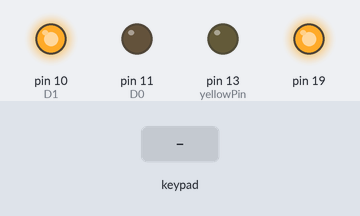
Bench run of a sketch on a simulated Arduino Uno, built with avr-gcc and run on an emulated ATmega328P. Shown: output pins drawn as LEDs (lit = HIGH). Inputs (shaded band) come from the test bench. What the sketch prints to the serial monitor is not drawn.

Above: at 1.5 s.
1.6 s: key '*' pressed
At 3.3 s:
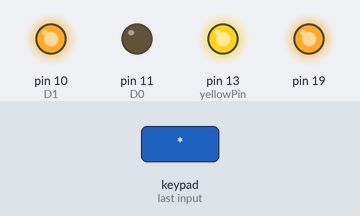
3.6 s: keypad keys 1 2 3 3 # pressed 1.016 s apart
At 8.4 s:
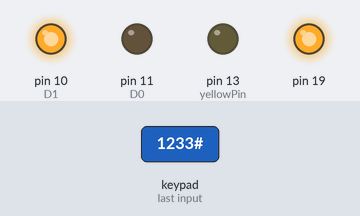
10.9 s: keypad keys 1 2 3 3 pressed 1.016 s apart
At 15.2 s:
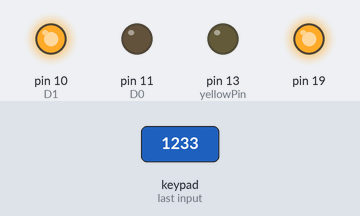
18.2 s: key '#' pressed
At 19.4 s:
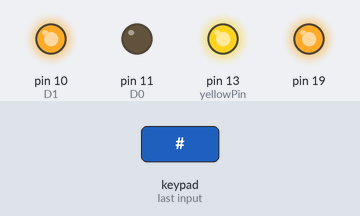
20.3 s: keypad keys 1 2 3 3 D pressed 1.016 s apart
At 24.9 s:
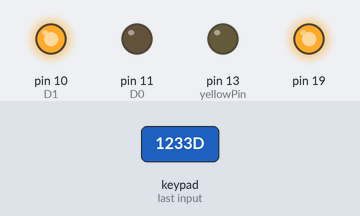
Timing chart, 0 to 26.4 s (numbered marks = the images above; inputs shaded):
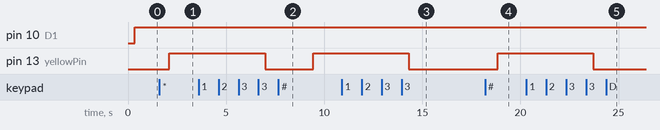

The sketch:

ComunicSerial_senha.ino
```cpp
//teste

#include <Wire.h>
#include <EEPROM.h>
#include <Keypad.h>


int count = 0;
int recebe = 0;
char pass [4] = {'1', '2', '3', '3'}; // senha padrão, você pode muito bem atera-lá
char comparador1[4], comparador2[4];
int D0 = 11;  // Tranca
int D1 = 10;
int Botao = 0;
int estadoBotao = 0;
const int yellowPin = 13;
const int redPin = 11;
const int duration = 350;
const byte ROWS = 4; //Quatro linhas
const byte COLS = 4; //Três colunas
char keys[ROWS][COLS] = {
  {'1', '2', '3', 'A'},
  {'4', '5', '6', 'B'},
  {'7', '8', '9', 'C'},
  {'*', '0', '#', 'D'}
};// deinição do layout do teclado
byte rowPins[ROWS] = {
  5, 4, 3, 2
}; // pinagem para as linhas do teclado
byte colPins[COLS] = {
  6, 7, 8, 9
}; // pinagem para as colunas do teclado
// mapeamento do teclado
Keypad keypad = Keypad( makeKeymap(keys), rowPins, colPins, ROWS, COLS );


//---------------------------------------------------------


void setup() {

  pinMode(19, OUTPUT);
  digitalWrite(19,HIGH);


  Serial.begin(9600);
  pinMode(D0, OUTPUT);
  pinMode(D1, OUTPUT);
  pinMode(Botao, INPUT);
  pinMode(yellowPin, OUTPUT);
  pinMode(redPin, OUTPUT);
  key_init();


  Serial.println(EEPROM.read(0));
  Serial.println(EEPROM.read(1));
  Serial.println(EEPROM.read(2));
  Serial.println(EEPROM.read(3));
  Serial.println("==============================");


}
//---------------------------------------------------------
//-------------------------void-loop-----------------------
//---------------------------------------------------------
void loop() {


for(int i=0; i<4; i++) pass[i] = EEPROM.read(i); // Resgatar senha do Administrador (sem usar ID)


  estadoBotao = digitalRead(Botao);
  if (estadoBotao == LOW) {
    digitalWrite(D1, HIGH);
    delay(700);
  }
  else {
    digitalWrite(D1, LOW);
  }
  {
    char key = keypad.getKey(); // obtém informação do teclado


    if (key) {


      Serial.println(key);
    }


    if (key != NO_KEY) { // se foi teclado algo
      if (key == '#') {// se foi teclado #
        code_entry_init(); // mensagem, som e LED
        int entrada = 0; // variável de apoio; números de entradas feitas via teclado
        while (count < 4 ) { // enquanto não entrou os 4 números necessários para a senha
          char key = keypad.getKey(); // obtém informação do teclado
          if (key != NO_KEY) { // se foi teclado algo
            Serial.print('*');
            entrada += 1; // aumenta contrador de entrada
            delay(duration);
            //---------------------------------------------------------------


            pass[count] = EEPROM.read(count); // Resgata senha alterada


            //---------------------------------------------------------------
            if (key == pass[count])count += 1; // verifica na sequencia da senha, se correto aumenta contador
            if ( count == 4 ) {
              Serial.println("");
              unlocked(); // chegou a 4 digitos corretos, libera acesso
            }
            if (entrada != count && entrada == 4) {
              Serial.println("");
              Serial.println("Acesso negado!\n Senha incorreta.");


            }


            if ((key == '#') || (entrada == 4)) { // foi teclado # ou 4 entradas incorretas
              key_init();// inicializa
              break;// interrompe loop
            }
          }
        }
      }
    }


    if (key == '*') { // se foi teclado *
      old_pass_check();// mensagem para entrar a senha antiga
      int entrada = 0;
      while (count < 4 ) {
        char key = keypad.getKey();
        if (key != NO_KEY) {
          entrada += 1;
          Serial.print('*');
          delay(duration);
          if (key == pass[count])count += 1;
          if ( count == 4 ) { // foi teclado a senha antiga corretamente
            get_new_pass();// chama função para entrada da nova senha
          }
          if ((key == '*') || (entrada == 4)) { // foi teclado * ou entrou 4 números errados
            key_init();// inicializa
            break; // interrompe loop
          }
        }
      }
    }
  }
}


//---------------------------------------------------------


void locked() {
  for (int i = 0; i < 11; i++) {
    digitalWrite(yellowPin, LOW);
    digitalWrite(redPin, HIGH);
    delay(duration);
    digitalWrite(redPin, LOW);
    delay(100);
  }
  delay(1000);
}


//---------------------------------------------------------


void get_new_pass() {


  Serial.println("\nNova senha: ");
  new_pass_entry(); // mensagem, som e LED
  int entrada = 0; // inicializa entrada
  while (count < 4) { // enquanto contador for menor que 4
    char key = keypad.getKey(); // obtem informação do teclado
    if (key != NO_KEY) { // se algo foi teclado
      Serial.print('*');
      delay(duration);


      comparador1[count] = key;


      count += 1; // próximo dígito
    }
  }


  if (count == 4) {
    count = 0;

    Serial.println("\nDigite novamente: ");
    while (count < 4) { // enquanto contador for menor que 4
      char key = keypad.getKey(); // obtem informação do teclado
      if (key != NO_KEY) { // se algo foi teclado
        Serial.print('*');
        entrada += 1; // aumenta contador de entrada
        delay(duration);


        if (comparador1[count] == key) { // Conferi se é a mesma senha digitada


//      ERRO!!! Cada vez que a condiço  verdadeira o caracter ja fica salvo...


          EEPROM.write(count, key); // salva a senha na memoria
          count += 1;

          }

          if (count == 4) Serial.println("\nSenha salva com sucesso.");

          if ((key == '*') || (entrada == 4)) { // foi telcado * 4 entradas
              if(count != 4) Serial.println("\nInvalido!.");
              key_init() ; // inicializa sistema
              break; // sai
            }

        }
      }
    }
  }


void conferir_senha() {


  Serial.println("");
}


//---------------------------------------------------------


void new_pass_entry() {
  // mensagem no display
  count = 0;
  delay(duration);
  digitalWrite(redPin, LOW);
  digitalWrite(yellowPin, HIGH);
  digitalWrite(D0, LOW);
}


//---------------------------------------------------------


void old_pass_check() {
  Serial.println("Digite a senha antiga: ");
  count = 0;
  delay(duration);// somente LED amarelo aceso
  digitalWrite(redPin, LOW);
  digitalWrite(yellowPin, HIGH);
  digitalWrite(D0, LOW);
}


//---------------------------------------------------------


void key_init() {
  count = 0;
  digitalWrite(redPin, HIGH);
  digitalWrite(yellowPin, LOW);
  digitalWrite(D0, LOW);
  delay(duration);
}


//---------------------------------------------------------


void code_entry_init() {

  Serial.print("Digite sua senha: ");
  count = 0; // contador para zero
  digitalWrite(redPin, LOW);
  digitalWrite(yellowPin, HIGH);
  digitalWrite(D0, LOW);
}


//---------------------------------------------------------


void unlocked() {
  Serial.println("Acesso liberado!\n Senha correta!");

  digitalWrite(redPin, LOW);
  digitalWrite(yellowPin, LOW);
  for (int x = 0; x < 5; x++) {
    digitalWrite(D0, HIGH);
    delay(duration);
    digitalWrite(D0, LOW);
  }
}
```

Measured:
- after the input at 1.6 s, pin 13 (yellowPin): LOW → HIGH after 0.50 s
- after the input at 3.6 s, pin 13 (yellowPin): HIGH → LOW after 3.4 s, → HIGH 2.5 s later
- after the input at 10.9 s, pin 13 (yellowPin): HIGH → LOW after 3.4 s
- after the input at 18.2 s, pin 13 (yellowPin): LOW → HIGH after 0.66 s
- after the input at 20.3 s, pin 13 (yellowPin): HIGH → LOW after 3.4 s
